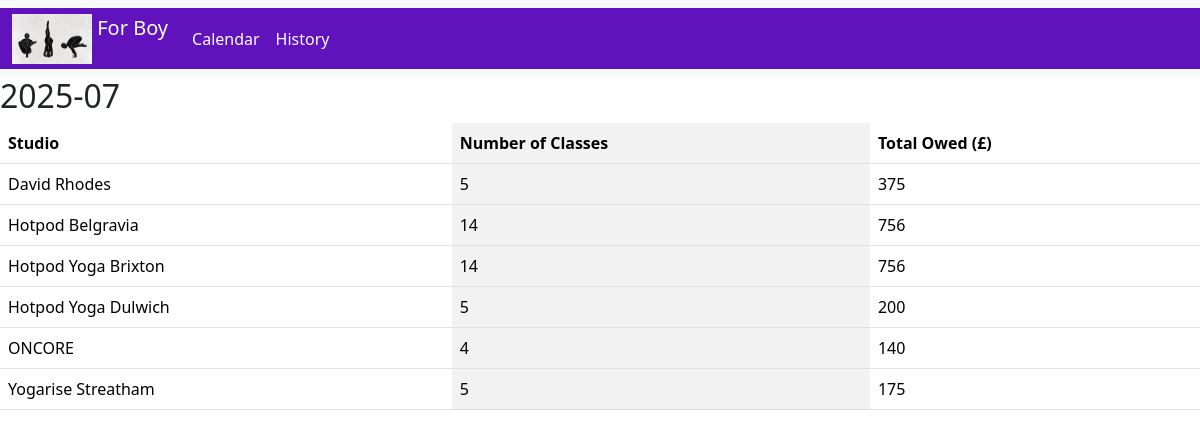
The app's page /history with its own data.
### tables this page shows
CREATE TABLE studios (id INTEGER PRIMARY KEY AUTOINCREMENT NOT NULL, name TEXT NOT NULL, address TEXT NOT NULL);

### app.py (the view)
@app.route("/history", methods=["GET", "POST"])
def history():
    con = sqlite3.connect("Information.db")
    con.row_factory = sqlite3.Row
    cur = con.cursor()
    data = cur.execute("""
                SELECT
                    monthly_summary.month,
                    studios.name AS studio_name,
                    SUM(classes.rate) AS total_owed,
                    COUNT(*) AS class_count
                FROM
                    monthly_summary
                JOIN
                    studios ON monthly_summary.studio = studios.id
                JOIN
                    classes ON monthly_summary.class_id = classes.id
                GROUP BY
                    monthly_summary.month, monthly_summary.studio
                ORDER BY
                    monthly_summary.month, studio_name;
                """).fetchall()
    history = {}
    for row in data:
        month = row["month"]
        if month not in history:
            history[month] = []
        history[month].append({
            "studio": row["studio_name"],
            "total_owed": row["total_owed"],
            "class_count": row["class_count"]
        })
    return render_template("history.html", history=history)

### templates/history.html (shortened to what this page needs)
{% extends "layout.html" %}
{% block main %}
{% for month, studios in history.items() %}
<h2>{{ month }}</h2>
<table class="table table-striped-columns">
    <thead>
        <tr>
            <th>Studio</th>
            <th>Number of Classes</th>
            <th>Total Owed (£)</th>
        </tr>
    </thead>
    <tbody>
        {% for studio in studios %}
        <tr>
            <td>{{ studio.studio }}</td>
            <td>{{ studio.class_count }}</td>
            <td>{{ studio.total_owed }}</td>
        </tr>
        {% endfor %}
    </tbody>
</table>
{% endfor %}
{% endblock %}

### templates/layout.html (shortened to what this page needs)
<!doctype html>
<html lang="en">
<head>
    <link href="https://cdn.jsdelivr.net/npm/bootstrap@5.3.7/dist/css/bootstrap.min.css" rel="stylesheet"
>
</head>
<body>
    <nav class="navbar navbar-expand-lg bg-body-tertiary" style="background-color: #6012bd; color: white;">
        <div class="container-fluid" style="background-color: #6012bd; color: white;">
            <a class="navbar-brand" href="/" style="color: white;">
                <img src="/static/images/logo.jpg" alt="Logo" width="80" height="50"
                    class="d-inline-block align-text-top">
                For Boy
            </a>
            <div class="collapse navbar-collapse" id="navbarText">
                <ul class="navbar-nav me-auto mb-2 mb-lg-0">
                    <li class="nav-item">
                        <a class="nav-link" href="/calendar" style="color: white;">Calendar</a>
                    </li>
                    <li class="nav-item">
                        <a class="nav-link" href="/history" style="color: white;">History</a>
                    </li>
                </ul>
            </div>
        </div>
    </nav>
    <main>{% block main %}{% endblock %}</main>
</body>
</html>

### records on screen
studios: studio "David Rhodes", class_count "5", total_owed "375"
studios: studio "Hotpod Belgravia", class_count "14", total_owed "756"
studios: studio "Hotpod Yoga Brixton", class_count "14", total_owed "756"
studios: studio "Hotpod Yoga Dulwich", class_count "5", total_owed "200"
studios: studio "ONCORE", class_count "4", total_owed "140"
studios: studio "Yogarise Streatham", class_count "5", total_owed "175"

### other values on screen
{{ month }} "2025-07"
